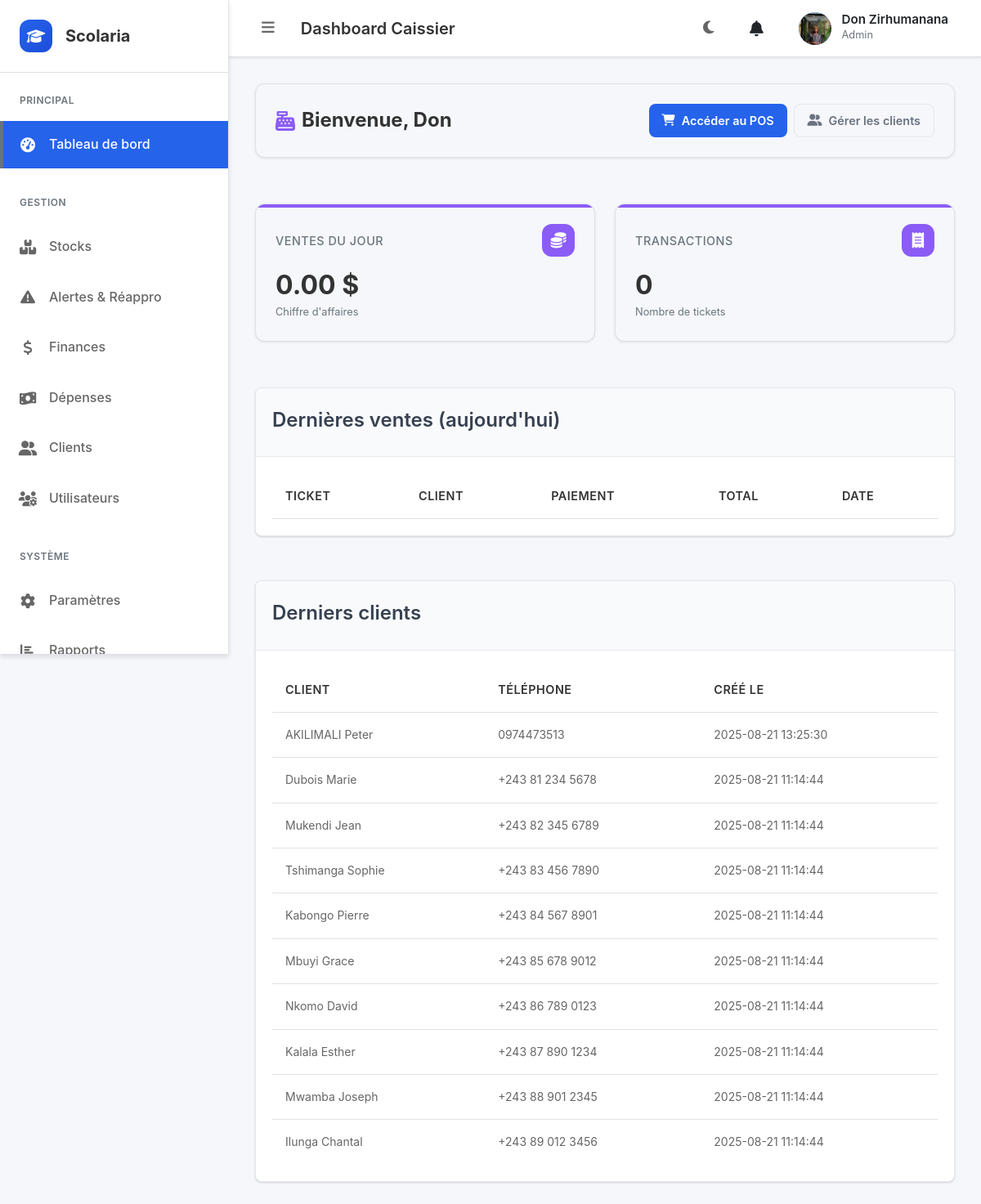
Page /dashboard_caissier.php (signed in) on the earlier database version.
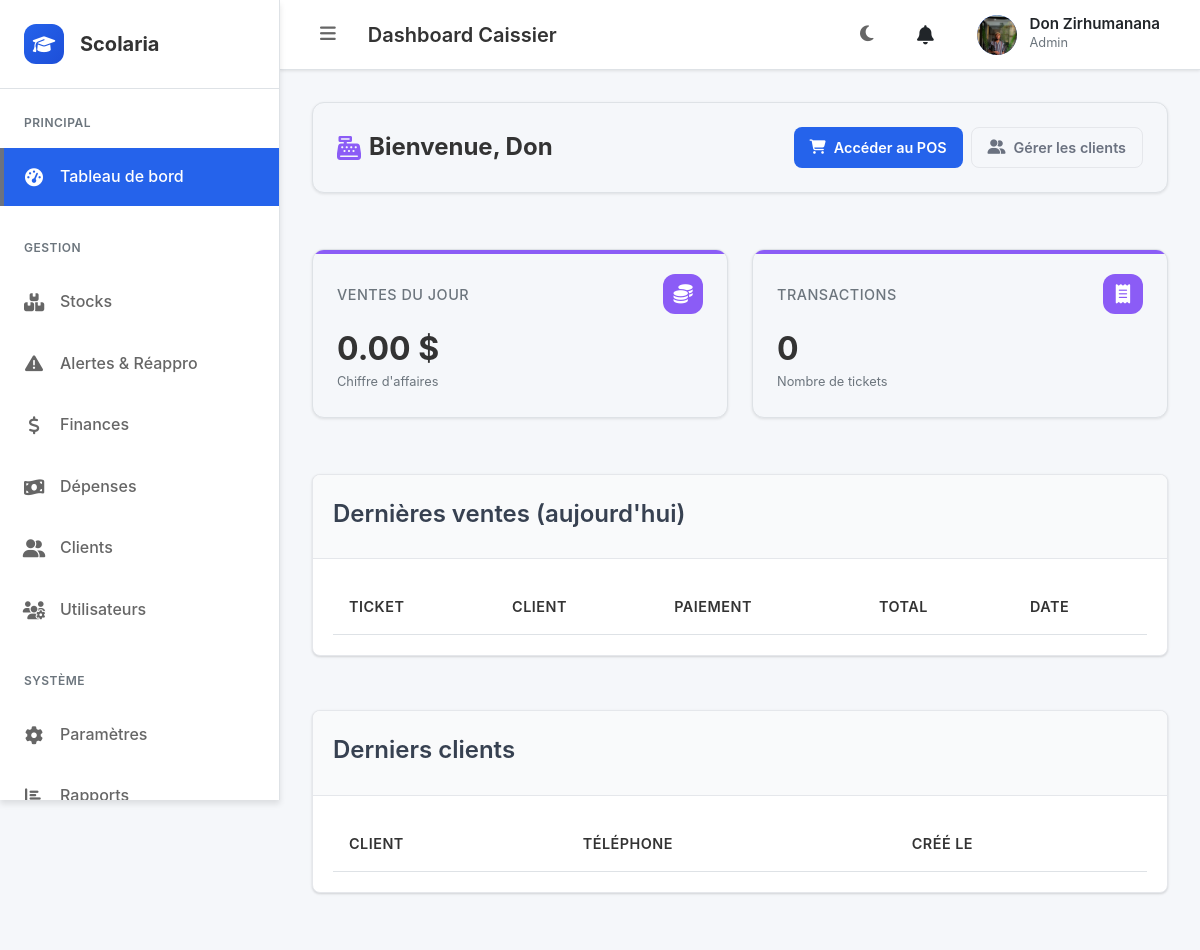
Same page on the later database version.
### tables this page shows
CREATE TABLE `users` (
  `id` int(11) NOT NULL AUTO_INCREMENT,
  `username` varchar(100) NOT NULL,
  `full_name` varchar(150) DEFAULT NULL,
  `email` varchar(150) NOT NULL,
  `phone` varchar(30) DEFAULT NULL,
  `password` varchar(255) NOT NULL,
  `role` enum('admin','gestionnaire','caissier','directeur','utilisateur') NOT NULL DEFAULT 'utilisateur',
  `status` enum('actif','inactif') NOT NULL DEFAULT 'actif',
  `avatar_path` varchar(255) DEFAULT NULL,
  `created_at` timestamp NOT NULL DEFAULT current_timestamp(),
  PRIMARY KEY (`id`),
  UNIQUE KEY `username` (`username`),
  UNIQUE KEY `email` (`email`)
);

CREATE TABLE `clients` (
  `id` int(11) NOT NULL AUTO_INCREMENT,
  `first_name` varchar(100) NOT NULL,
  `last_name` varchar(100) NOT NULL,
  `phone` varchar(20) DEFAULT NULL,
  `email` varchar(150) DEFAULT NULL,
  `address` text DEFAULT NULL,
  `client_type` enum('parent','eleve','acheteur_regulier','autre') DEFAULT 'autre',
  `notes` text DEFAULT NULL,
  `created_at` timestamp NOT NULL DEFAULT current_timestamp(),
  `updated_at` timestamp NOT NULL DEFAULT current_timestamp() ON UPDATE current_timestamp(),
  PRIMARY KEY (`id`)
);

### dashboard_caissier.php (the view, shortened to what this page needs)
<?php
$pdo = Database::getConnection();
$todayStart = (new DateTime('today'))->format('Y-m-d 00:00:00');
$todayEnd = (new DateTime('today'))->format('Y-m-d 23:59:59');
$kpiStmt = $pdo->prepare('SELECT COALESCE(SUM(total),0) AS total, COUNT(*) AS orders FROM sales WHERE created_at BETWEEN :s AND :e');
$kpiStmt->execute([':s' => $todayStart, ':e' => $todayEnd]);
$kpi = $kpiStmt->fetch() ?: ['total' => 0, 'orders' => 0];
$clientsStmt = $pdo->query('SELECT id, first_name, last_name, phone, created_at FROM clients ORDER BY created_at DESC LIMIT 10');
$latestClients = $clientsStmt->fetchAll() ?: [];
$pageTitle = 'Dashboard Caissier';
$showSidebar = true;
$additionalCSS = ['assets/css/dashboard.css', 'assets/css/clients.css'];
?>
<div class="clients-page">
	<div class="clients-header">
		<h2 class="clients-title"><i class="fas fa-cash-register"></i> Bienvenue, <?php echo htmlspecialchars($_SESSION['username'] ?? ''); ?></h2>
		<div style="display:flex; gap:8px;">
			<a href="pos.php" class="btn btn-primary"><i class="fas fa-shopping-cart"></i> Accéder au POS</a>
			<a href="clients.php" class="btn btn-outline"><i class="fas fa-user-friends"></i> Gérer les clients</a>
		</div>
	</div>
	<div class="clients-stats">
		<div class="client-stat-card">
			<div class="client-stat-header"><h3 class="client-stat-title">Ventes du jour</h3><div class="client-stat-icon"><i class="fas fa-coins"></i></div></div>
			                <div class="client-stat-value"><?php echo number_format((float)$kpi['total'], 2); ?> $</div>
			<div class="client-stat-subtitle">Chiffre d'affaires</div>
		</div>
		<div class="client-stat-card">
			<div class="client-stat-header"><h3 class="client-stat-title">Transactions</h3><div class="client-stat-icon"><i class="fas fa-receipt"></i></div></div>
			<div class="client-stat-value"><?php echo (int)$kpi['orders']; ?></div>
			<div class="client-stat-subtitle">Nombre de tickets</div>
		</div>
	</div>
	<div class="clients-table card">
		<div class="card-header"><h3 class="card-title">Dernières ventes (aujourd'hui)</h3></div>
		<div class="card-body">
			<div class="table-responsive">
				<table class="table"><thead><tr><th>Ticket</th><th>Client</th><th>Paiement</th><th>Total</th><th>Date</th></tr></thead>
				</table>
			</div>
		</div>
	</div>
	<div class="clients-table card">
		<div class="card-header"><h3 class="card-title">Derniers clients</h3></div>
		<div class="card-body">
			<div class="table-responsive">
				<table class="table"><thead><tr><th>Client</th><th>Téléphone</th><th>Créé le</th></tr></thead>
				<tbody>
					<?php foreach ($latestClients as $c): ?>
					<tr>
						<td><?php echo htmlspecialchars(($c['last_name'] ?? '') . ' ' . ($c['first_name'] ?? '')); ?></td>
						<td><?php echo htmlspecialchars($c['phone'] ?? ''); ?></td>
						<td><?php echo htmlspecialchars($c['created_at']); ?></td>
					</tr>
					<?php endforeach; ?>
				</tbody></table>
			</div>
		</div>
	</div>
</div>
<?php
$content = ob_get_clean();
include __DIR__ . '/layout/base.php';
?>

### layout/base.php (shortened to what this page needs)
<?php
$pageTitle = $pageTitle ?? 'Scolaria';
$currentPage = $currentPage ?? '';
$showSidebar = $showSidebar ?? true;
$bodyClass = $bodyClass ?? '';
$additionalCSS = $additionalCSS ?? [];
?>
<!DOCTYPE html>
<html lang="fr" data-theme="light">
<head>
    <link rel="stylesheet" href="assets/css/style.css">
    <link rel="stylesheet" href="assets/css/notifications.css">
    <link rel="stylesheet" href="assets/css/header-notifications.css">
    <link rel="stylesheet" href="https://cdnjs.cloudflare.com/ajax/libs/font-awesome/6.4.0/css/all.min.css">
    <?php foreach ($additionalCSS as $css): ?>
        <link rel="stylesheet" href="<?php echo htmlspecialchars($css); ?>">
    <?php endforeach; ?>
</head>
<body class="<?php echo htmlspecialchars($bodyClass); ?>">
    <div class="app-layout">
        <?php if ($showSidebar): ?>
            <aside class="sidebar" id="sidebar">
                <div class="sidebar-logo">
                    <div class="logo-icon">
                        <i class="fas fa-graduation-cap"></i>
                    </div>
                    <div class="logo-text">Scolaria</div>
                </div>
                <nav class="sidebar-nav">
                    <?php include __DIR__ . '/../partials/menu.php'; ?>
                </nav>
            </aside>
        <?php endif; ?>
        <main class="main-content">
            <header class="app-header">
                <div class="header-left">
                    <?php if ($showSidebar): ?>
                        <button class="sidebar-toggle" data-tooltip="Toggle Sidebar (Ctrl+B)">
                            <i class="fas fa-bars"></i>
                        </button>
                    <?php endif; ?>
                    <h1 class="page-title"><?php echo htmlspecialchars($pageTitle); ?></h1>
                </div>
                <div class="header-right">
                    <button class="theme-toggle" data-tooltip="Changer de thème (Ctrl+D)">
                        <i class="fas fa-moon"></i>
                    </button>
                    <button class="notifications-btn" data-tooltip="Notifications">
                        <i class="fas fa-bell"></i>
                    </button>
                    <?php include __DIR__ . '/../includes/user_header.php'; ?>
                    <div class="user-menu" data-tooltip="Menu utilisateur">
                        <div class="user-avatar">
                            <?php echo generateAvatar($userProfile); ?>
                        </div>
                        <div class="user-info">
                            <div class="user-name"><?php echo htmlspecialchars($userProfile['full_name']); ?></div>
                            <div class="user-role"><?php echo htmlspecialchars($userProfile['role']); ?></div>
                        </div>
                    </div>
                </div>
            </header>
            <div class="content-area">
                <?php
                if (isset($content)) {
                    echo $content;
                } else {
                    if (isset($contentFile) && file_exists($contentFile)) {
                        include $contentFile;
                    }
                }
                ?>
            </div>
        </main>
    </div>
</body>
</html>

### partials/menu.php (shortened to what this page needs)
<?php
$role = (string)($_SESSION['role'] ?? '');
function renderNavItem(string $href, string $icon, string $text, string $currentPage): void {
	$active = strpos($href, $currentPage) !== false ? 'active' : '';
	echo '<div class="nav-item">';
	echo '<a href="' . htmlspecialchars($href) . '" class="nav-link ' . $active . '">';
	echo '<div class="nav-icon"><i class="' . htmlspecialchars($icon) . '"></i></div>';
	echo '<div class="nav-text">' . htmlspecialchars($text) . '</div>';
	echo '</a>';
	echo '</div>';
}
echo '<div class="nav-section">';
echo '<div class="nav-section-title">Principal</div>';
$dashboardHref = 'dashboard.php';
renderNavItem($dashboardHref, 'fas fa-tachometer-alt', 'Tableau de bord', $currentPage ?? '');
echo '</div>';
if ($role === 'admin') {
	echo '<div class="nav-section">';
	echo '<div class="nav-section-title">Gestion</div>';
	echo '</div>';
	echo '<div class="nav-section">';
	echo '<div class="nav-section-title">Système</div>';
	echo '</div>';
}

### includes/user_header.php (shortened to what this page needs)
<?php
function getUserProfile($userId) {
    $pdo = Database::getConnection();
    try {
        $stmt = $pdo->prepare("
            SELECT id, username, full_name, email, phone, role, status, avatar_path, created_at
            FROM users
            WHERE id = ?
        ");
        $stmt->execute([$userId]);
        $profile = $stmt->fetch();
        if ($profile) {
            return [
                'avatar' => $profile['avatar_path'],
                'full_name' => $profile['full_name'] ?: $profile['username'],
                'email' => $profile['email'],
                'role' => $profile['role'],
                'username' => $profile['username'],
                'phone' => $profile['phone'],
                'status' => $profile['status']
            ];
        }
        return [
            'avatar' => null,
            'full_name' => $_SESSION['username'] ?? 'Utilisateur',
            'email' => $_SESSION['email'] ?? '',
            'role' => $_SESSION['role'] ?? 'Utilisateur'
        ];
    } catch (Exception $e) {
        error_log('Erreur lors de la récupération du profil: ' . $e->getMessage());
        return [
            'avatar' => null,
            'full_name' => $_SESSION['username'] ?? 'Utilisateur',
            'email' => $_SESSION['email'] ?? '',
            'role' => $_SESSION['role'] ?? 'Utilisateur'
        ];
    }
}
function generateAvatar($profile) {
    if (!empty($profile['avatar']) && file_exists($profile['avatar'])) {
        return '<img src="' . htmlspecialchars($profile['avatar']) . '" alt="Avatar" class="user-avatar-img">';
    }
    $initial = strtoupper(substr($profile['full_name'], 0, 1));
    $colors = ['#3498db', '#e74c3c', '#2ecc71', '#f39c12', '#9b59b6', '#1abc9c'];
    $color = $colors[array_rand($colors)];
    return '<div class="user-avatar-initial" style="background-color: ' . $color . '">' . $initial . '</div>';
}
$userId = $_SESSION['user_id'] ?? 0;
$userProfile = getUserProfile($userId);
?>

### assets/css/header-notifications.css (style rules this page uses)
.notifications-btn { position: relative; background: none; border: none; color: var(--text-color); font-size: 1.2rem; padding: 0.5rem; border-radius: 50%; cursor: pointer; transition: all 0.2s ease; display: flex; align-items: center; justify-content: center; width: 40px; height: 40px; }
.user-menu { display: flex; align-items: center; gap: 0.75rem; padding: 0.5rem; border-radius: 8px; cursor: pointer; transition: all 0.2s ease; position: relative; }
.user-avatar { width: 40px; height: 40px; border-radius: 50%; display: flex; align-items: center; justify-content: center; font-weight: bold; color: white; font-size: 1.1rem; overflow: hidden; position: relative; }
.user-avatar-img { width: 100%; height: 100%; object-fit: cover; border-radius: 50%; }
.user-info { display: flex; flex-direction: column; min-width: 0; }
.user-name { font-weight: 600; color: var(--text-color); font-size: 0.95rem; line-height: 1.2; white-space: nowrap; overflow: hidden; text-overflow: ellipsis; }
.user-role { font-size: 0.8rem; color: var(--text-muted); text-transform: capitalize; }
:root { --bg-color: #ffffff; --card-bg: #f8f9fa; --text-color: #212529; --text-muted: #6c757d; --border-color: #dee2e6; --border-light: #e9ecef; --hover-bg: #f1f3f4; --primary-color: #007bff; --accent-color: #3498db; --unread-bg: rgba(52, 152, 219, 0.05); }

### assets/css/dashboard.css (style rules this page uses)
:root { --primary-color: #2563eb; --primary-hover: #1d4ed8; --success-color: #10b981; --warning-color: #f59e0b; --danger-color: #ef4444; --secondary-color: #6b7280; --light-gray: #f9fafb; --medium-gray: #e5e7eb; --dark-gray: #374151; --white: #ffffff; --shadow: 0 1px 3px 0 rgba(0, 0, 0, 0.1), 0 1px 2px 0 rgba(0, 0, 0, 0.06); --shadow-lg: 0 10px 15px -3px rgba(0, 0, 0, 0.1), 0 4px 6px -2px rgba(0, 0, 0, 0.05); --border-radius: 8px; --transition: all 0.3s ease; }
* { box-sizing: border-box; }
body { font-family: -apple-system, BlinkMacSystemFont, 'Segoe UI', Roboto, sans-serif; background-color: var(--light-gray); margin: 0; padding: 0; color: var(--dark-gray); }
.card { background: var(--white); border-radius: var(--border-radius); box-shadow: var(--shadow); margin-bottom: 30px; overflow: hidden; border: 1px solid var(--medium-gray); }
.card-header { padding: 20px; border-bottom: 1px solid var(--medium-gray); background: var(--light-gray); }
.card-title { margin: 0 0 5px 0; font-size: 1.5rem; font-weight: 600; color: var(--dark-gray); }
.card-body { padding: 20px; }
.btn { padding: 8px 16px; border: none; border-radius: var(--border-radius); cursor: pointer; font-size: 0.9rem; font-weight: 600; text-decoration: none; display: inline-flex; align-items: center; gap: 8px; transition: var(--transition); text-align: center; justify-content: center; }
.btn-primary { background-color: var(--primary-color); color: white; }
.btn-outline { background-color: transparent; color: var(--secondary-color); border: 1px solid var(--medium-gray); }
.table-responsive { overflow-x: auto; }
table { width: 100%; border-collapse: collapse; }
th, td { padding: 12px 15px; text-align: left; border-bottom: 1px solid var(--medium-gray); }
th { background-color: var(--light-gray); font-weight: 600; color: var(--dark-gray); font-size: 0.9rem; text-transform: uppercase; letter-spacing: 0.5px; }

Differences in the rows shown:
removed clients: last_name+first_name "AKILIMALI Peter", phone "0974473513", created_at "2025-08-21 13:25:30"
removed clients: last_name+first_name "Dubois Marie", phone "+243 81 234 5678", created_at "2025-08-21 11:14:44"
removed clients: last_name+first_name "Mukendi Jean", phone "+243 82 345 6789", created_at "2025-08-21 11:14:44"
removed clients: last_name+first_name "Tshimanga Sophie", phone "+243 83 456 7890", created_at "2025-08-21 11:14:44"
removed clients: last_name+first_name "Kabongo Pierre", phone "+243 84 567 8901", created_at "2025-08-21 11:14:44"
removed clients: last_name+first_name "Mbuyi Grace", phone "+243 85 678 9012", created_at "2025-08-21 11:14:44"
removed clients: last_name+first_name "Nkomo David", phone "+243 86 789 0123", created_at "2025-08-21 11:14:44"
removed clients: last_name+first_name "Kalala Esther", phone "+243 87 890 1234", created_at "2025-08-21 11:14:44"
removed clients: last_name+first_name "Mwamba Joseph", phone "+243 88 901 2345", created_at "2025-08-21 11:14:44"
removed clients: last_name+first_name "Ilunga Chantal", phone "+243 89 012 3456", created_at "2025-08-21 11:14:44"
